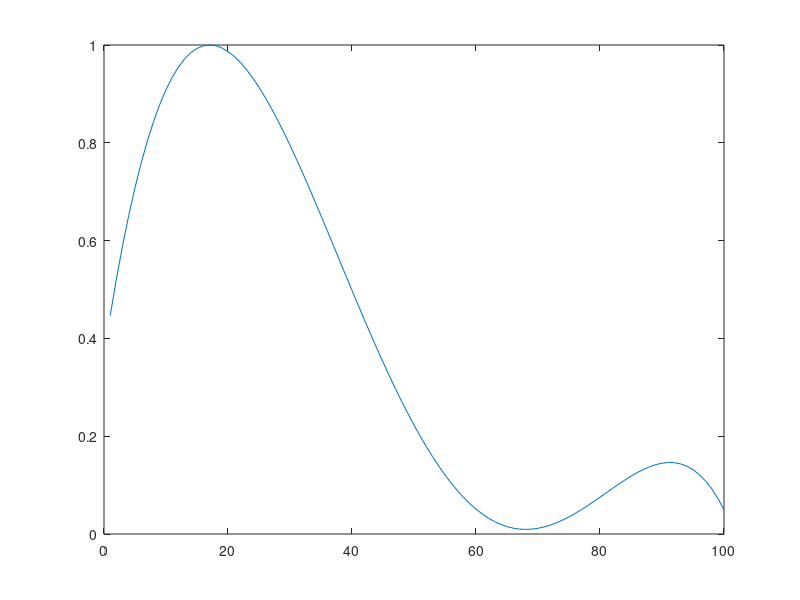

This figure's MATLAB source:
a = 1:0.0605:7      
ypalmer = (-0.033333*(a'.^5))+(-0.068182*(a'.^4))+(8.2576*(a'.^3))+ (-64.417*(a'.^2)) + (162.29*(a'.^1))+  (-86*(a'.^0))
xt = 1:100
 %Normalisasi Palmer
normPalmer = ypalmer %- min(ypalmer(:))
normPalmer = normPalmer ./ max(normPalmer(:)) 

plot (normPalmer)
 
 
 